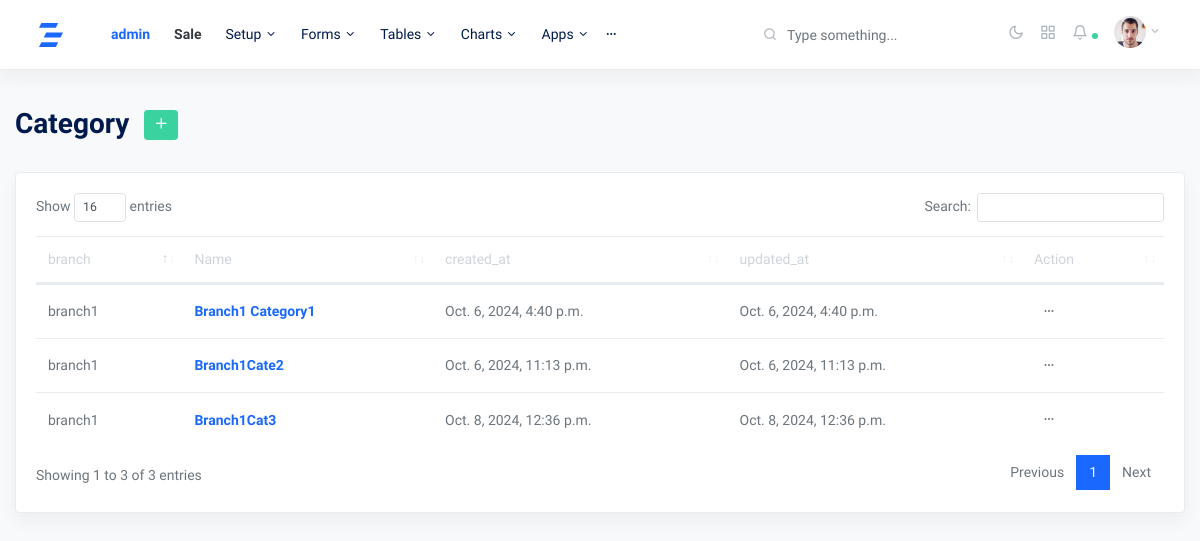
Screenshot of /categoryview/ (signed in) with the database file from the repository.
### myapp/models.py (models this page shows, shortened)
class category(models.Model):
    branch = models.ForeignKey(branch, on_delete=models.CASCADE, blank=True, null=True)
    usr = models.ForeignKey(User, on_delete=models.SET_NULL, null=True, blank=True)
    category = models.CharField(max_length=255, blank=True, null=True)
    created_at = models.DateTimeField(auto_now_add=True)
    updated_at = models.DateTimeField(auto_now=True)

class branch(models.Model):
    usr = models.ForeignKey(User, on_delete=models.CASCADE, null=True, blank=True)
    branch_name = models.CharField(max_length=225,blank=True, null=True)
    phone = models.CharField(max_length=225,blank=True, null=True)
    address = models.CharField(max_length=225,blank=True, null=True)
    created_at = models.DateTimeField(auto_now_add=True)
    updated_at = models.DateTimeField(auto_now=True)
    def __str__(self):
        return self.branch_name

### myapp/views.py (the view, shortened to what this page needs)
# urls.py: path('categoryview/', categoryview.as_view(), name='categoryview'),
class categoryview(View):
    def get(self,request):
        try:
            branch_id = self.request.session.get("branch_id", None)
            br = branch.objects.get(usr=request.user, id=branch_id)
            categories = category.objects.filter(branch=br.id)
            context = {'categories':categories}
            return render(request, 'categoryview.html', context)
        except:
            return redirect('myapp:homeview')

### templates/categoryview.html (shortened to what this page needs)
{% extends 'base.html' %}
{% block content %}
<div class="row justify-content-center">
    <div class="col-12">
      <h2 class="mb-2 page-title">Category  <a href="#" class="btn btn-sm m-2 btn-success" data-toggle="modal" data-target="#verticalModal"><span class="fe fe-plus fe-16 text-white"></span></a></h2>
      <div class="row my-4">
        <div class="col-md-12">
          <div class="card shadow">
            <div class="card-body">
              <table class="table datatables" id="categoryview-1">
                <thead>
                  <tr>
                    <th>branch</th>
                    <th>Name</th>
                    <th>created_at</th>
                    <th>updated_at</th>
                    <th>Action</th>
                  </tr>
                </thead>
                <tbody id="categorylist">
                  {% for cat in categories %}
                  <tr class="catlisttr">
                    <td>{{cat.branch}}</td>
                    <td ><a href="{% url 'myapp:product_list_by_category' cat.id %}"><strong class="text-primary">{{cat.category}}</strong></a></td>
                    <td>{{cat.created_at}}</td>
                    <td>{{cat.updated_at}}</td>
                    <td><button class="btn btn-sm dropdown-toggle more-horizontal" type="button" data-toggle="dropdown" aria-haspopup="true" aria-expanded="false">
                      </button>
                    </td>
                  </tr>
                  {% endfor %}
                </tbody>
              </table>
            </div>
          </div>
        </div>
      </div>
    </div>
  </div>
{% endblock content %}

### templates/base.html (shortened to what this page needs)
{% load static %}
<!doctype html>
<html lang="en">
  <head>
    <link rel="stylesheet" href="{% static 'css/simplebar.css' %}">
    <link rel="stylesheet" href="{% static 'css/feather.css' %}">
    <link rel="stylesheet" href="{% static 'css/dataTables.bootstrap4.css' %}">
    <link rel="stylesheet" href="{% static 'css/select2.css' %}">
    <link rel="stylesheet" href="{% static 'css/dropzone.css' %}">
    <link rel="stylesheet" href="{% static 'css/uppy.min.css' %}">
    <link rel="stylesheet" href="{% static 'css/jquery.steps.css' %}">
    <link rel="stylesheet" href="{% static 'css/jquery.timepicker.css' %}">
    <link rel="stylesheet" href="{% static 'css/quill.snow.css' %}">
    <link rel="stylesheet" href="{% static 'css/daterangepicker.css' %}">
    <link rel="stylesheet" href="{% static 'css/app-light.css' %}" id="lightTheme">
    <link rel="stylesheet" href="{% static 'css/app-dark.css' %}" id="darkTheme" disabled>
  </head>
  <body class="horizontal light  ">
    <div class="wrapper">
      <nav class="navbar navbar-expand-lg navbar-light bg-white flex-row border-bottom shadow">
        <div class="container-fluid">
          <a class="navbar-brand mx-lg-1 mr-0" href="#">
          </a>
          <div class="navbar-slide bg-white ml-lg-4" id="navbarSupportedContent">
            <ul class="navbar-nav mr-auto">
                <a class="nav-link" href="{% url 'myapp:homeview' %}">
                  <span class="ml-lg-2"><strong class="text-primary">{{request.session.branch_name}}</strong></span>
                </a>
                <a class="nav-link" href="{% url 'myapp:saleview' %}">
                  <span class="ml-lg-2"><strong class="text-dark">Sale</strong></span>
                </a>
              <li class="nav-item dropdown">
                <a href="#" id="ui-elementsDropdown" class="dropdown-toggle nav-link" role="button" data-toggle="dropdown" aria-haspopup="true" aria-expanded="false">
                  <span class="ml-lg-2">Setup</span>
                </a>
              </li>
              <li class="nav-item dropdown">
                <a href="#" id="formsDropdown" class="dropdown-toggle nav-link" role="button" data-toggle="dropdown" aria-haspopup="true" aria-expanded="false">
                  <span class="ml-lg-2">Forms</span>
                </a>
              </li>
              <li class="nav-item dropdown">
                <a href="#" id="tablesDropdown" class="dropdown-toggle nav-link" role="button" data-toggle="dropdown" aria-haspopup="true" aria-expanded="false">
                  <span class="ml-lg-2">Tables</span>
                </a>
              </li>
              <li class="nav-item dropdown">
                <a class="dropdown-toggle nav-link pl-lg-3" href="#" id="chartsDropdown" role="button" data-toggle="dropdown" aria-haspopup="true" aria-expanded="false"> Charts </a>
              </li>
              <li class="nav-item dropdown">
                <a class="dropdown-toggle nav-link pl-lg-3" href="#" id="appsDropdown" role="button" data-toggle="dropdown" aria-haspopup="true" aria-expanded="false"> Apps </a>
              </li>
              <li class="nav-item dropdown more">
                <a class="dropdown-toggle more-horizontal nav-link" href="#" id="moreDropdown" role="button" data-toggle="dropdown" aria-haspopup="true" aria-expanded="false">
                </a>
              </li>
            </ul>
          </div>
          <form class="form-inline ml-md-auto d-none d-lg-flex searchform text-muted">
            <input class="form-control mr-sm-2 bg-transparent border-0 pl-4 text-muted" type="search" placeholder="Type something..." aria-label="Search">
          </form>
          <ul class="navbar-nav d-flex flex-row">
            <li class="nav-item">
              <a class="nav-link text-muted my-2" href="./#" id="modeSwitcher" data-mode="light">
                <i class="fe fe-sun fe-16"></i>
              </a>
            </li>
            <li class="nav-item">
              <a class="nav-link text-muted my-2" href="./#" data-toggle="modal" data-target=".modal-shortcut">
                <i class="fe fe-grid fe-16"></i>
              </a>
            </li>
            <li class="nav-item nav-notif">
              <a class="nav-link text-muted my-2" href="./#" data-toggle="modal" data-target=".modal-notif">
                <i class="fe fe-bell fe-16"></i>
                <span class="dot dot-md bg-success"></span>
              </a>
            </li>
            <li class="nav-item dropdown ml-lg-0">
              <a class="nav-link dropdown-toggle text-muted" href="#" id="navbarDropdownMenuLink" role="button" data-toggle="dropdown" aria-haspopup="true" aria-expanded="false">
                <span class="avatar avatar-sm mt-2">
                  <img src="./assets/avatars/face-1.jpg" alt="..." class="avatar-img rounded-circle">
                </span>
              </a>
            </li>
          </ul>
        </div>
      </nav>
      <main role="main" class="main-content">
        <div class="container-fluid">
          {% block content %}{% endblock content %}
        </div>
      </main>
    </div>
  </body>
</html>

### static/css/feather.css (style rules this page uses)
.fe { font-family: "feather" !important; speak: none; font-style: normal; font-weight: normal; font-variant: normal; text-transform: none; line-height: 1; -webkit-font-smoothing: antialiased; -moz-osx-font-smoothing: grayscale; }
.fe-16 { font-size: 16px; }
.fe-bell:before { content: ""; }
.fe-grid:before { content: ""; }
.fe-plus:before { content: ""; }
.fe-sun:before { content: ""; }

### rows the page displays
category: branch "branch1", category "Branch1 Category1", created_at "Oct. 6, 2024, 4:40 p.m.", updated_at "Oct. 6, 2024, 4:40 p.m."
category: branch "branch1", category "Branch1Cate2", created_at "Oct. 6, 2024, 11:13 p.m.", updated_at "Oct. 6, 2024, 11:13 p.m."
category: branch "branch1", category "Branch1Cat3", created_at "Oct. 8, 2024, 12:36 p.m.", updated_at "Oct. 8, 2024, 12:36 p.m."

### other values shown
{{ request.session.branch_name }} "admin"
